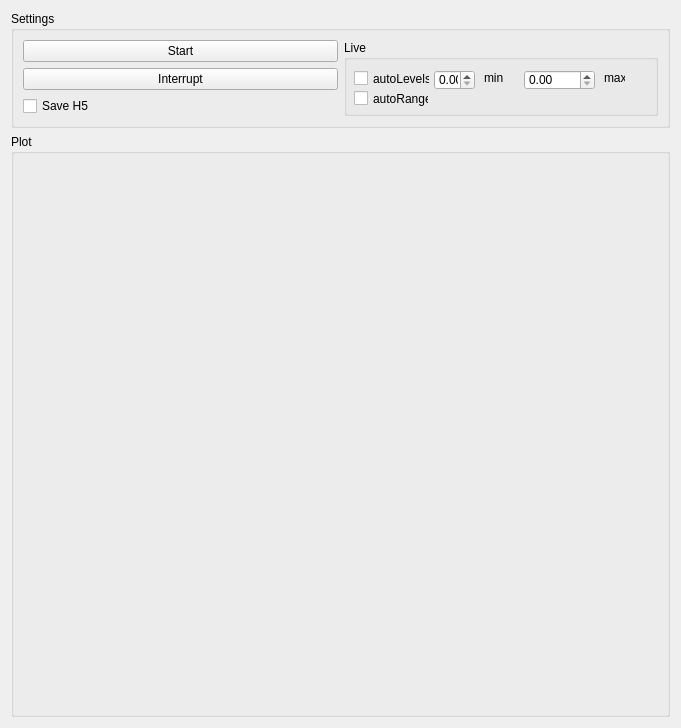
<?xml version="1.0" encoding="UTF-8"?>
<ui version="4.0">
 <class>Form</class>
 <widget class="QWidget" name="Form">
  <property name="geometry">
   <rect>
    <x>0</x>
    <y>0</y>
    <width>681</width>
    <height>728</height>
   </rect>
  </property>
  <property name="windowTitle">
   <string>Form</string>
  </property>
  <layout class="QGridLayout" name="gridLayout_2" rowstretch="0,1">
   <item row="1" column="0">
    <widget class="QGroupBox" name="plot_groupBox">
     <property name="title">
      <string>Plot</string>
     </property>
     <layout class="QVBoxLayout" name="verticalLayout"/>
    </widget>
   </item>
   <item row="0" column="0">
    <widget class="QGroupBox" name="settings_groupBox">
     <property name="title">
      <string>Settings</string>
     </property>
     <layout class="QGridLayout" name="gridLayout">
      <item row="2" column="0">
       <widget class="QCheckBox" name="save_h5_checkBox">
        <property name="text">
         <string>Save H5</string>
        </property>
       </widget>
      </item>
      <item row="1" column="0">
       <widget class="QPushButton" name="interrupt_pushButton">
        <property name="text">
         <string>Interrupt</string>
        </property>
       </widget>
      </item>
      <item row="0" column="0">
       <widget class="QPushButton" name="start_pushButton">
        <property name="text">
         <string>Start</string>
        </property>
       </widget>
      </item>
      <item row="0" column="1" rowspan="3">
       <widget class="QGroupBox" name="Live_groupBox">
        <property name="title">
         <string>Live</string>
        </property>
        <widget class="QCheckBox" name="autoLevels_checkBox">
         <property name="geometry">
          <rect>
           <x>10</x>
           <y>30</y>
           <width>76</width>
           <height>17</height>
          </rect>
         </property>
         <property name="text">
          <string>autoLevels</string>
         </property>
        </widget>
        <widget class="QDoubleSpinBox" name="min_doubleSpinBox">
         <property name="geometry">
          <rect>
           <x>90</x>
           <y>30</y>
           <width>41</width>
           <height>20</height>
          </rect>
         </property>
        </widget>
        <widget class="QDoubleSpinBox" name="max_doubleSpinBox">
         <property name="geometry">
          <rect>
           <x>180</x>
           <y>30</y>
           <width>71</width>
           <height>20</height>
          </rect>
         </property>
        </widget>
        <widget class="QLabel" name="label_max">
         <property name="geometry">
          <rect>
           <x>140</x>
           <y>30</y>
           <width>21</width>
           <height>16</height>
          </rect>
         </property>
         <property name="text">
          <string>min</string>
         </property>
        </widget>
        <widget class="QLabel" name="label_min">
         <property name="geometry">
          <rect>
           <x>260</x>
           <y>30</y>
           <width>21</width>
           <height>16</height>
          </rect>
         </property>
         <property name="text">
          <string>max</string>
         </property>
        </widget>
        <widget class="QCheckBox" name="autoRange_checkBox">
         <property name="geometry">
          <rect>
           <x>10</x>
           <y>50</y>
           <width>75</width>
           <height>17</height>
          </rect>
         </property>
         <property name="text">
          <string>autoRange</string>
         </property>
        </widget>
        <zorder>label_max</zorder>
        <zorder>autoLevels_checkBox</zorder>
        <zorder>min_doubleSpinBox</zorder>
        <zorder>max_doubleSpinBox</zorder>
        <zorder>label_min</zorder>
        <zorder>autoRange_checkBox</zorder>
       </widget>
      </item>
     </layout>
    </widget>
   </item>
  </layout>
 </widget>
 <resources/>
 <connections/>
</ui>
